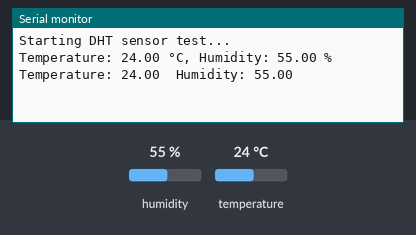
This sketch was run on a simulated Arduino Uno, built with avr-gcc and run on an emulated ATmega328P. Shown: the last lines printed to the serial monitor. The test bench sets the inputs (shaded band); at power-on: humidity 55 %, temperature 24 °C.

Above: at 4.2 s.
4.3 s: humidity set to 22 %
At 6.7 s:
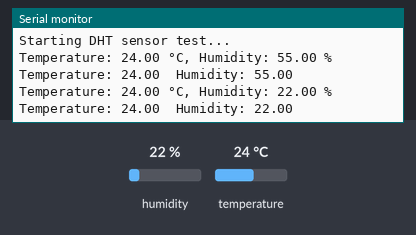
8.1 s: temperature set to 12 °C
At 9.9 s:
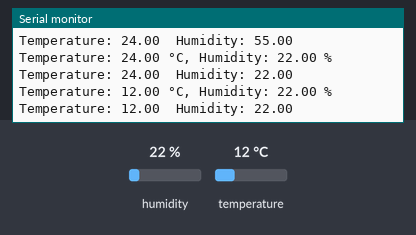
11.9 s: humidity set to 40 %
At 13.2 s:
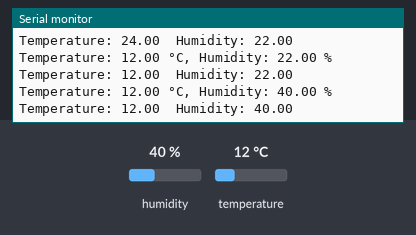
Timing chart, 0 to 14.9 s (numbered marks = the images above; inputs shaded):
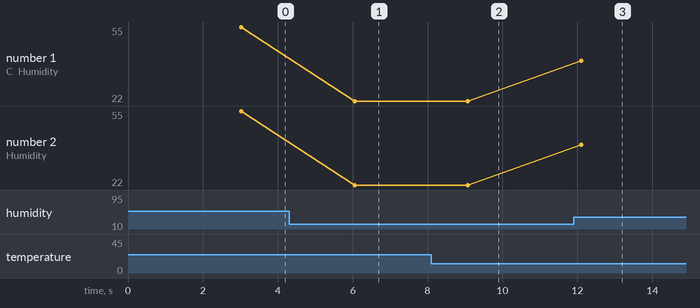

The sketch:

DHT11_using_thinkspeak.ino
```cpp
#include <DHT.h>

#define DHTPIN 5         // Change to the pin you’re testing (e.g., 5 for D1 on ESP8266)
#define DHTTYPE DHT11    // Change to DHT22 if you have a DHT22 sensor

DHT dht(DHTPIN, DHTTYPE);

void setup() {
  Serial.begin(115200);
  Serial.println("Starting DHT sensor test...");
  dht.begin();
  delay(3000); // Increased delay to allow sensor to stabilize
}

void loop() {
  float temp = dht.readTemperature();
  float hum = dht.readHumidity();

  if (isnan(temp) || isnan(hum)) {
    Serial.println("Failed to read from DHT sensor!");
  } else {
    // Print for Serial Monitor
    Serial.print("Temperature: ");
    Serial.print(temp);
    Serial.print(" °C, Humidity: ");
    Serial.print(hum);
    Serial.println(" %");

    // Print for Serial Plotter
    Serial.print("Temperature: ");
    Serial.print(temp);
    Serial.print("\t");       // Tab-separated values for easy plotting
    Serial.print("Humidity: ");
    Serial.println(hum);
  }
  delay(3000); // Wait 3 seconds before the next reading
}
```

Measured:
- after the input at 4.3 s, the serial monitor: prints a new line after 1.7 s (image 1)
- after the input at 8.1 s, the serial monitor: prints a new line after 0.97 s (image 2)
- after the input at 11.9 s, the serial monitor: prints a new line after 0.20 s (image 3)
- plotted number 1: 55 → 22 after the input at 4.3 s, 22 → 40 after the input at 11.9 s
- plotted number 2: 55 → 22 after the input at 4.3 s, 22 → 40 after the input at 11.9 s
